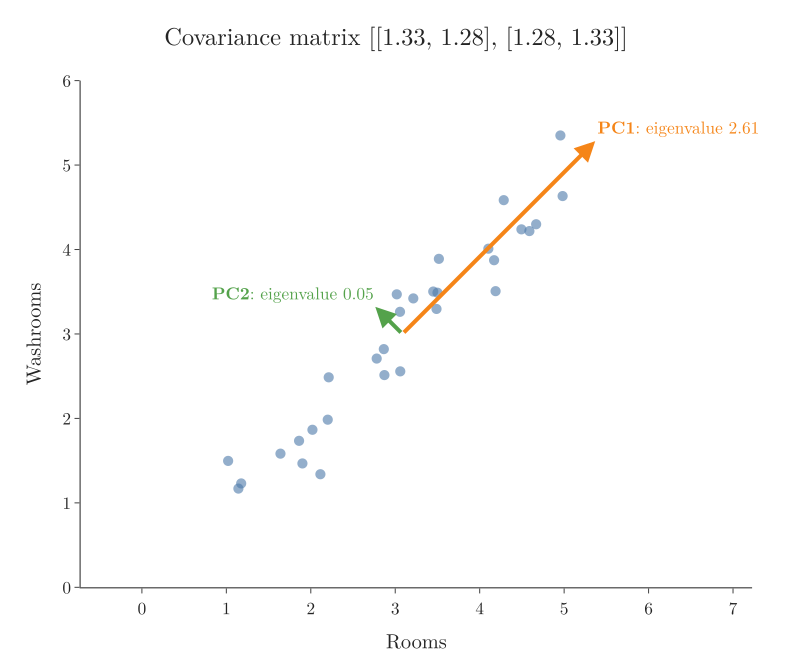

The Python source for this figure:
"""The flats from the previous Note (rooms, washrooms): the eigenvectors of their covariance matrix point along
PC1 and PC2, and each arrow's length shows the variance along it (Plotly)."""
from pathlib import Path
import numpy as np
import plotly.graph_objects as go

here = Path(__file__).parent
BLUE, ORANGE, GREEN, GREY = "#4C78A8", "#F58518", "#54A24B", "#6B6B6B"
rng = np.random.default_rng(7)                      # same made-up data as Note ML-046
N = 30
rooms = rng.uniform(1, 5, N)
rng.normal(0, 0.35, N)                              # (shops column of Note ML-046, keeps the random stream identical)
washrooms = 0.8 * rooms + rng.normal(0, 0.35, N) + 0.4
washrooms = washrooms * rooms.std() / washrooms.std()
washrooms += 3 - washrooms.mean()
P = np.c_[rooms, washrooms]
C = np.cov(P.T, bias=True)                          # divide by n, as in Note ML-046
vals, vecs = np.linalg.eigh(C)                      # eigh: for symmetric matrices, ascending order
order = np.argsort(vals)[::-1]
vals, vecs = vals[order], vecs[:, order]
print("covariance\n", C.round(2), "\neigenvalues", vals.round(2), "\neigenvectors (columns)\n", vecs.round(3))
c = P.mean(axis=0)
fig = go.Figure(go.Scatter(x=P[:, 0], y=P[:, 1], mode="markers", marker=dict(size=10, color=BLUE, opacity=0.6)))
for k, (colour, name) in enumerate(((ORANGE, "PC1"), (GREEN, "PC2"))):
    v = vecs[:, k] * np.sign(vecs[0, k] if k == 0 else vecs[1, k])
    tip = c + 2 * np.sqrt(vals[k]) * v              # length: 2 standard deviations along this direction
    fig.add_annotation(x=tip[0], y=tip[1], ax=c[0], ay=c[1], xref="x", yref="y", axref="x", ayref="y",
                       showarrow=True, arrowhead=2, arrowwidth=4, arrowcolor=colour, text="")
    fig.add_annotation(x=tip[0], y=tip[1], text=f"<b>{name}</b>: eigenvalue {vals[k]:.2f}", showarrow=False,
                       xanchor="left" if k == 0 else "right", yshift=14, font=dict(color=colour, size=17))
fig.update_layout(template="simple_white", width=760, height=640, showlegend=False,
                  font=dict(family="Latin Modern Roman", size=17), margin=dict(l=70, r=30, t=70, b=60),
                  title=dict(text=f"Covariance matrix [[{C[0,0]:.2f}, {C[0,1]:.2f}], [{C[1,0]:.2f}, {C[1,1]:.2f}]]", x=0.5),
                  xaxis=dict(title="Rooms", range=[0, 6.5]), yaxis=dict(title="Washrooms", range=[0, 6], scaleanchor="x"))
fig.write_image(here / "eigen_cov.png", scale=2)
fig.write_image(here / "eigen_cov.pdf")
